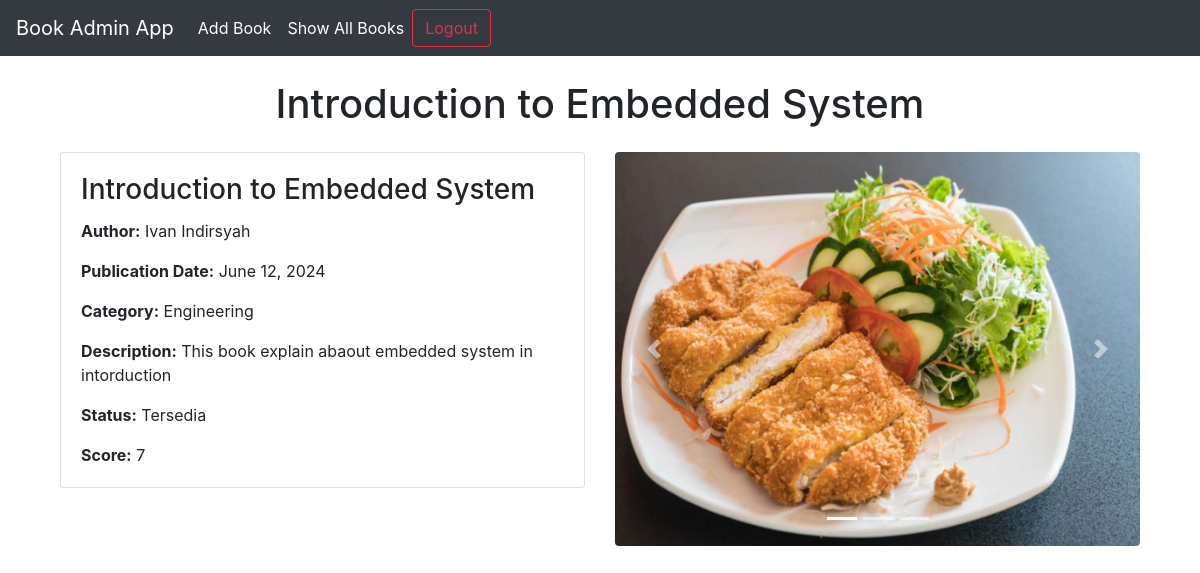
Screenshot of /book/3/ (signed in) with the database file from the repository.
### invApp/models.py (models this page shows, shortened)
class BookModel(models.Model):
    book_id = models.AutoField(primary_key=True)
    book_title = models.CharField(max_length=200, unique=True)
    book_author = models.CharField(max_length=200)
    publication_date = models.DateField()
    book_category = models.CharField(max_length=200)
    book_description = models.CharField(max_length=200)
    book_status = models.CharField(max_length=200)
    book_score = models.IntegerField()

class BookImage(models.Model):
    book = models.ForeignKey(BookModel, related_name='images', on_delete=models.CASCADE)
    image = models.ImageField(upload_to='book_images/')

### invApp/views.py (the view)
# urls.py: path('book/<int:id>/', views.showBook, name='show-book'),
@login_required()
def showBook(request, id):
    getBook = get_object_or_404(BookModel, book_id=id)
    getBookImages = BookImage.objects.filter(book=getBook)
    data = {
        'book': getBook,
        'bookImages': getBookImages,
    }
    return render(request, 'bookApp/showBook.html', data)

### invApp/templates/bookApp/showBook.html (shortened to what this page needs)
{% extends "bookApp/layout.html" %} {% block title %} {{ book.book_title }} {% endblock %} {% block content %}
<div class="container mt-4">
    <h1 class="text-center mb-4">{{ book.book_title }}</h1>
    <div class="row">
        <div class="col-md-6">
            <div class="card mb-4 rounded">
                <div class="card-body">
                    <h3 class="card-title">{{ book.book_title }}</h3>
                    <p class="card-text"><strong>Author:</strong> {{ book.book_author }}</p>
                    <p class="card-text"><strong>Publication Date:</strong> {{ book.publication_date }}</p>
                    <p class="card-text"><strong>Category:</strong> {{ book.book_category }}</p>
                    <p class="card-text"><strong>Description:</strong> {{ book.book_description }}</p>
                    <p class="card-text"><strong>Status:</strong> {{ book.book_status }}</p>
                    <p class="card-text"><strong>Score:</strong> {{ book.book_score }}</p>
                </div>
            </div>
        </div>
        <div class="col-md-6">
            {% if bookImages %}
            <div id="bookImageCarousel" class="carousel slide rounded" data-ride="carousel">
                <ol class="carousel-indicators">
                    {% for image in bookImages %}
                    <li data-target="#bookImageCarousel" data-slide-to="{{ forloop.counter0 }}" class="{% if forloop.first %}active{% endif %}"></li>
                    {% endfor %}
                </ol>
                <div class="carousel-inner">
                    {% for image in bookImages %}
                    <div class="carousel-item {% if forloop.first %}active{% endif %}">
                        <img src="{{ image.image.url }}" class="d-block w-100 rounded" alt="Book Image" style="max-height: 500px; object-fit: cover;">
                    </div>
                    {% endfor %}
                </div>
                <a class="carousel-control-prev" href="#bookImageCarousel" role="button" data-slide="prev">
                    <span class="carousel-control-prev-icon rounded-circle" aria-hidden="true"></span>
                </a>
                <a class="carousel-control-next" href="#bookImageCarousel" role="button" data-slide="next">
                    <span class="carousel-control-next-icon rounded-circle" aria-hidden="true"></span>
                </a>
            </div>
            {% else %}
            <p class="text-center text-muted">No images available for this book.</p>
            {% endif %}
        </div>
    </div>
</div>
{% endblock %}

### invApp/templates/bookApp/layout.html (shortened to what this page needs)
<!DOCTYPE html>
<html lang="en">
<head>
    <link href="https://cdn.jsdelivr.net/npm/bootstrap@4.5.2/dist/css/bootstrap.min.css" rel="stylesheet">
    <link rel="stylesheet" href="https://cdnjs.cloudflare.com/ajax/libs/bootstrap-datepicker/1.9.0/css/bootstrap-datepicker.min.css">
</head>
<body>
    <nav class="navbar navbar-expand-lg navbar-dark fixed-top">
        <a class="navbar-brand" href="{% url 'home' %}">Book Admin App</a>
        <div class="collapse navbar-collapse" id="navbarNav">
            <ul class="navbar-nav">
                <li class="nav-item">
                    <a class="nav-link" href="{% url 'add-book' %}">Add Book</a>
                </li>
                <li class="nav-item me-5">
                    <a class="nav-link" href="{% url 'all-book' %}">Show All Books</a>
                </li>
            </ul>
            <ul class="navbar-nav ms-auto">
                <li class="nav-item">
                    <form action="{% url 'logout' %}" method="post">
                        <button type="submit" class="btn btn-outline-danger">Logout</button>
                    </form>
                </li>
            </ul>
        </div>
    </nav>
    <div class="container">
        {% block content %}{% endblock %}
    </div>
</body>
</html>

### invApp/templates/bookApp/layout.html (style rules this page uses)
body { padding-top: 56px; }
.navbar { background-color: #343a40; }
.navbar-brand, .nav-link { color: #fff !important; }
.container { margin-top: 20px; }

### rows the page displays
BookModel: book_title "Introduction to Embedded System", book_author "Ivan Indirsyah", publication_date "June 12, 2024", book_category "Engineering", book_description "This book explain abaout embedded system in intorduction", book_status "Tersedia", book_score "7"
BookImage: image (picture)
